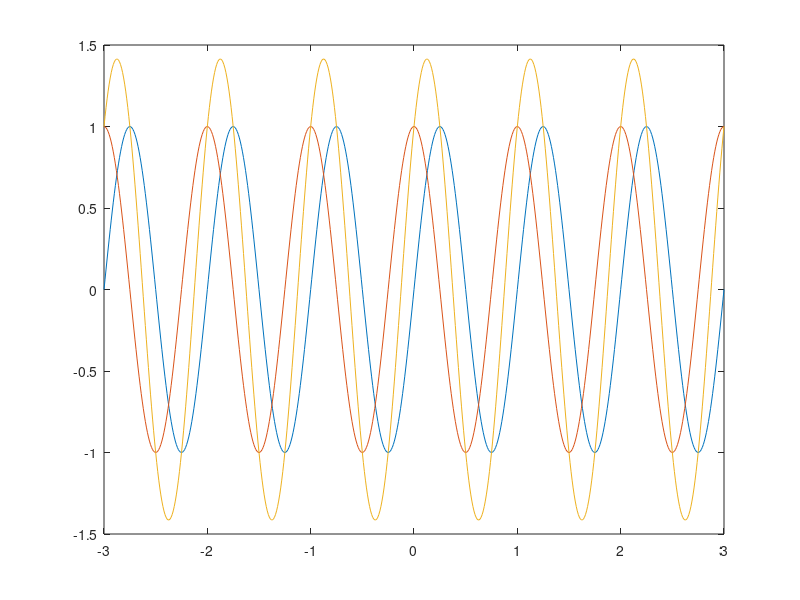

MATLAB code for this plot:
% problem 5

A=1.0;
Omega=(2*pi);

x_axis=-3:0.01:3;

y_t=A*sin(Omega*x_axis);

x_t=A*cos(Omega*x_axis);

z_t=y_t + x_t;

plot(x_axis, y_t);
hold all
plot(x_axis, x_t);
hold all
plot(x_axis, z_t);

% p4_a
% Yes, the graph shows how a phasor will allow the functions to act
% interchangeably. It would take -(pi/2) radians to shift sine to match
% cosine.

% p4_b
% The phasor for z_t is -(pi/4) to relative to cosine
